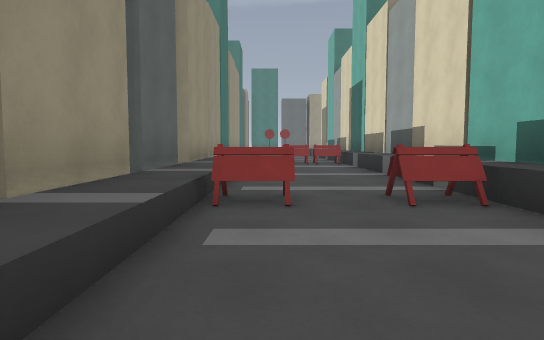
[1] (above)

23 first-person views from a walk through a level from a Godot 3-D game. The camera is 1.2 m above the floor, tilts 4° down and sees 75° across. The floor is counted in squares, 2 m on a side. Each view is taken from the middle of a square. On the plan, view 1 faces up. The plan holds only what a view shows up to about 10 squares ahead; the rest is blank. The place goes on beyond the plan. Surface patterns are stand-ins for the level's own textures.

[2]
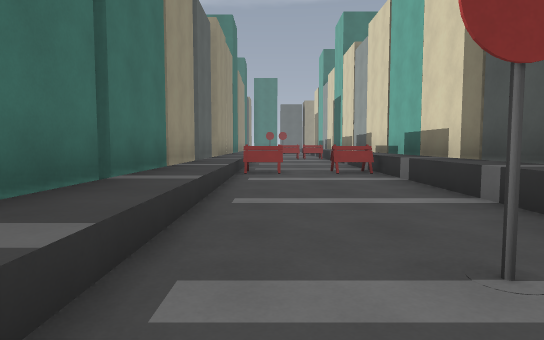

[3]
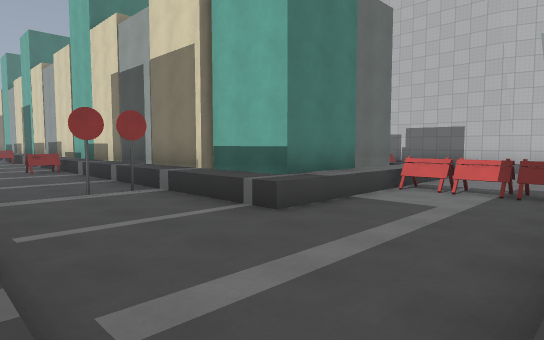

[4]
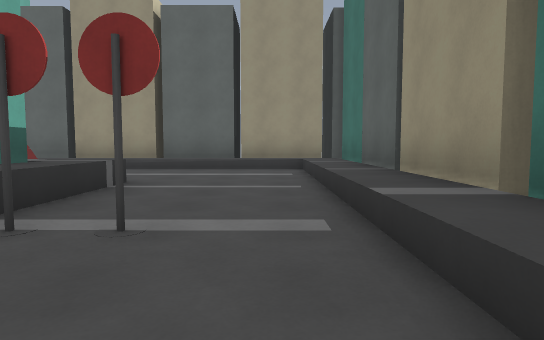

[5]
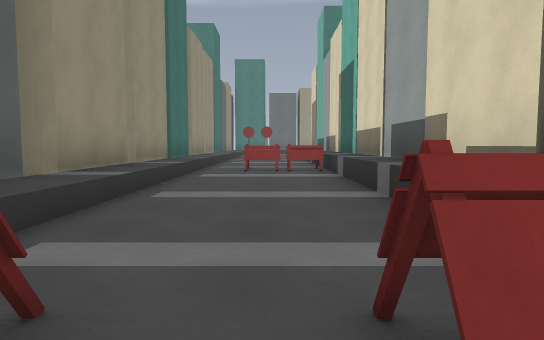

[6]
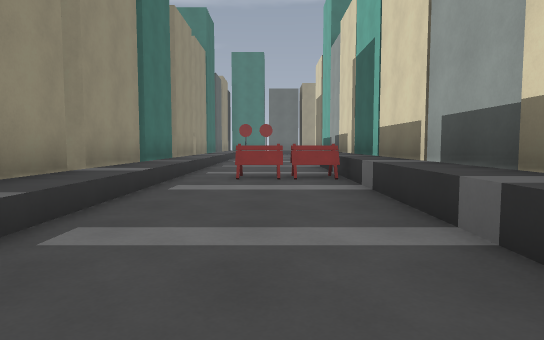

[7]
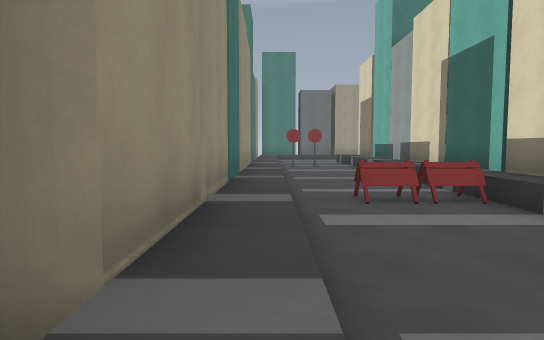

[8]
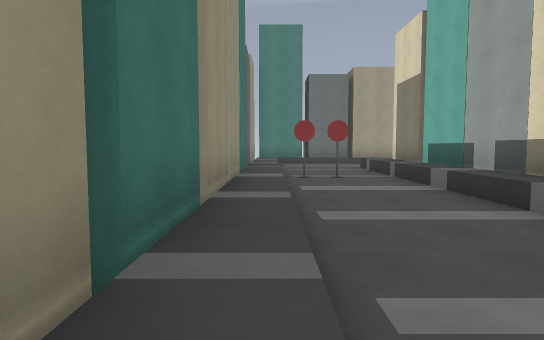

[9]
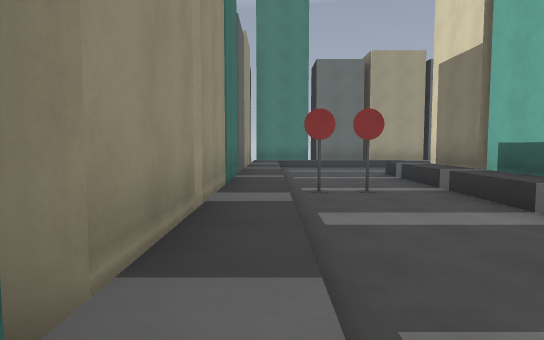

[10]
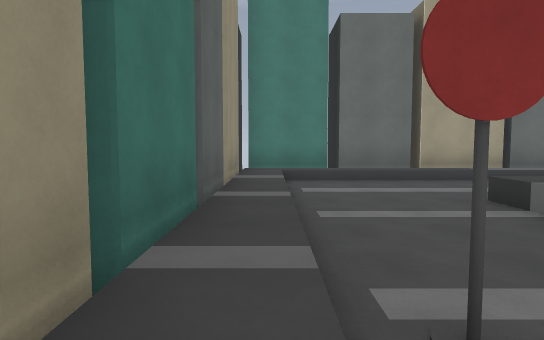

[11]
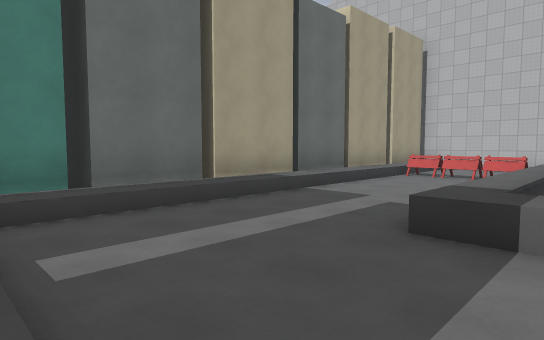

[12]
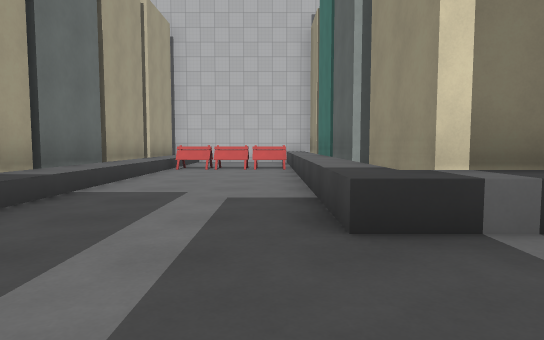

[13]
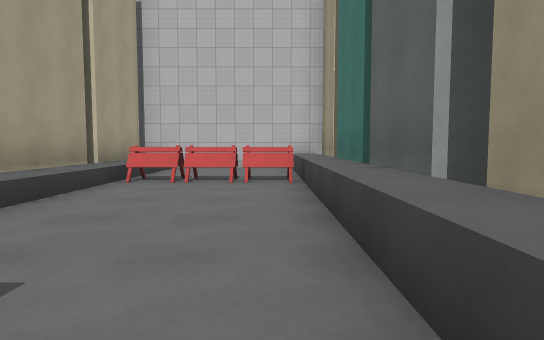

[14]
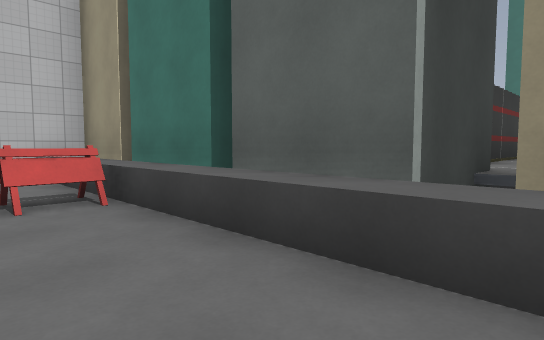

[15]
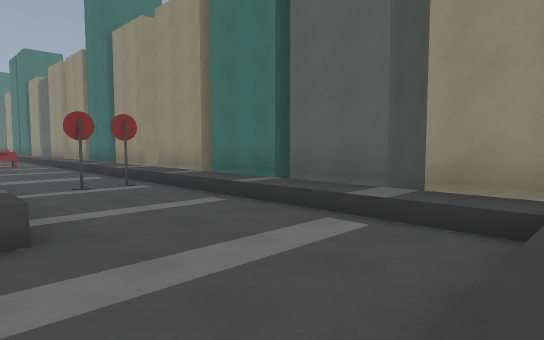

[16]
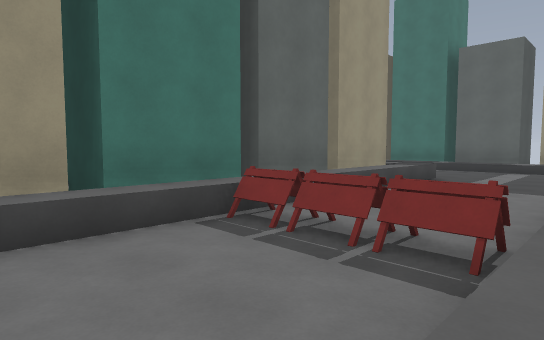

[17]
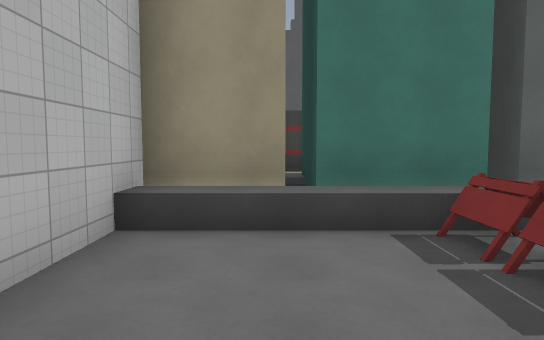

[18]
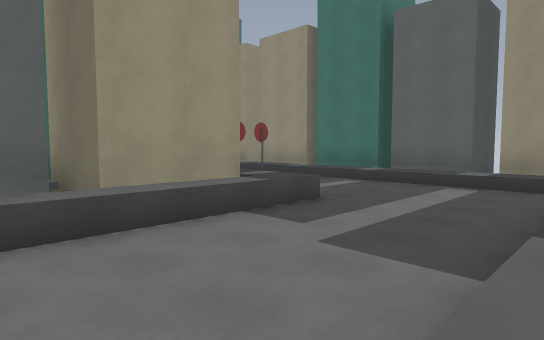

[19]
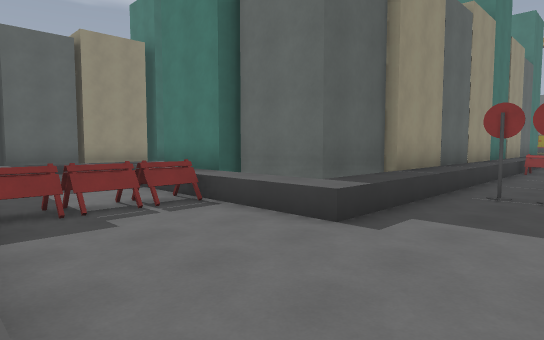

[20]
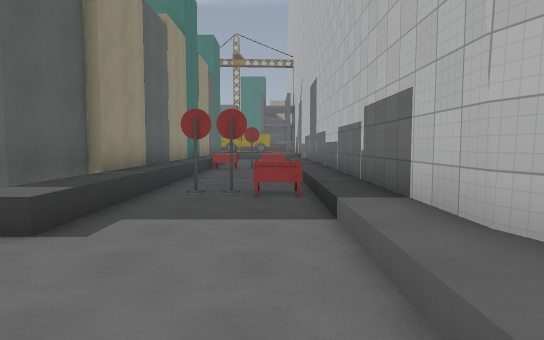

[21]
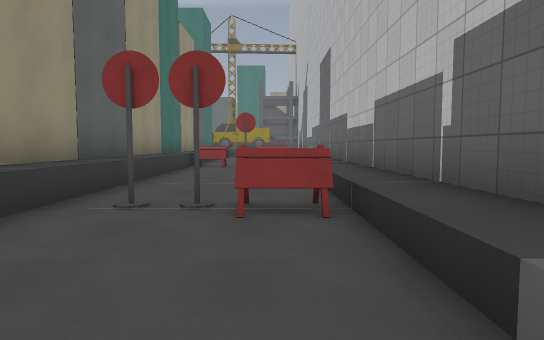

[22]
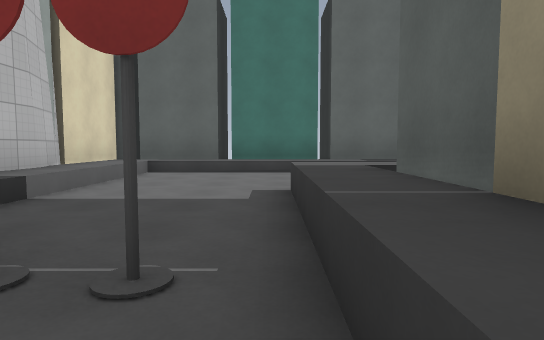

[23]
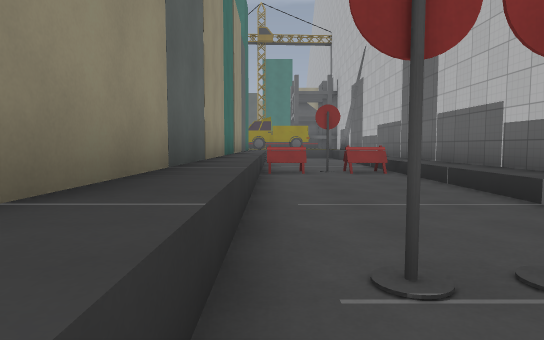

### Floor plan
Key: @ floor where view 1 was taken; # wall or solid block; x gap in a wall; . main floor; : floor 0.5 m higher than the main floor; / step, stairs or slope; = window, fence, low wall or low ledge; ^ raised ledge; v drop or lower ground.
Columns run from 2 left of view 1 to 13 right of it. Each row starts with its distance up from view 1.
 30    v
 29 vv#x#x#x#x##x#x#
 28 v=:::::::::::::#
 27 #:.........=...#
 26 v:.........=...#
 25 #:.........=...#
 24 #:...^^^^^^^^^^#
 23 x:...# ## # ##
 22 #:...# #^   ^^
 21 x:...###^   ^^
 20 #:...#  ^
 19 #:...#  ^^
 18 v:...#   ^
 17 #:...#   ^
 16 #:...#
 15 x:...#
 14 #:...#
 13 x:...#
 12 #:.#x^
 11 #:...#
 10 x:...#
  9 #:...#
  8 #:...#
  7 x:...#
  6 #:...^    #... #
  5 v:...#    #...:#
  4 #:#.=^    ^xx=:#
  3 #:...#    #...:#
  2 x:...#    #...:#
  1 #:...#    #...:#
  0 x:@..#    #...:#
 -1 #:...#    #...:#
 -2 #:..x^    #.#.:#
 -3 x:...^#   #..#:#
 -4 #:...^  # #...:#
 -5 x:...^##^^^...:#
 -6 #:......x.....:#
 -7 x:......#.....:#
 -8 #:......#.....:#
 -9 #:////////////:#
-10 v##v#v####x#v#xv

Where each view was taken, in squares from view 1:
view 1: 0 up, 0 right, facing up
view 2: 4 down, 0 right, facing up
view 3: 9 down, 1 left, facing up-right
view 4: 0 up, 0 right, facing down
view 5: 3 up, 1 right, facing up
view 6: 5 up, 1 right, facing up
view 7: 6 up, 1 left, facing up
view 8: 11 up, 1 left, facing up
view 9: 14 up, 1 left, facing up
view 10: 19 up, 1 left, facing up
view 11: 23 up, 1 left, facing up-right
view 12: 25 up, 0 right, facing right
view 13: 25 up, 3 right, facing right
view 14: 26 up, 5 right, facing down-right
view 15: 28 up, 3 right, facing down-left
view 16: 28 up, 12 right, facing down-left
view 17: 28 up, 11 right, facing down
view 18: 28 up, 7 right, facing down-left
view 19: 9 down, 11 right, facing up-left
view 20: 9 down, 11 right, facing up
view 21: 6 down, 11 right, facing up
view 22: 1 down, 9 right, facing down
view 23: 4 down, 9 right, facing up
